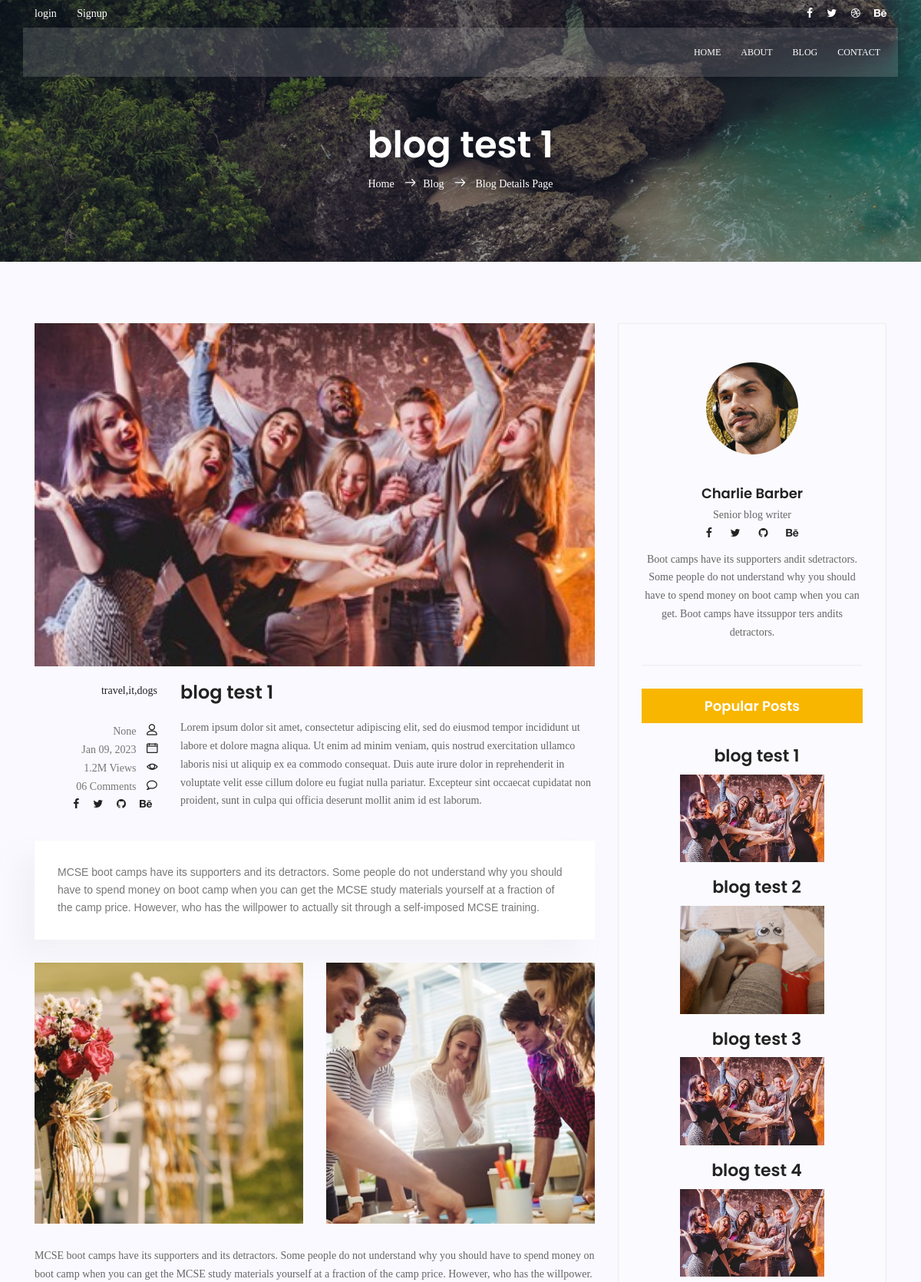
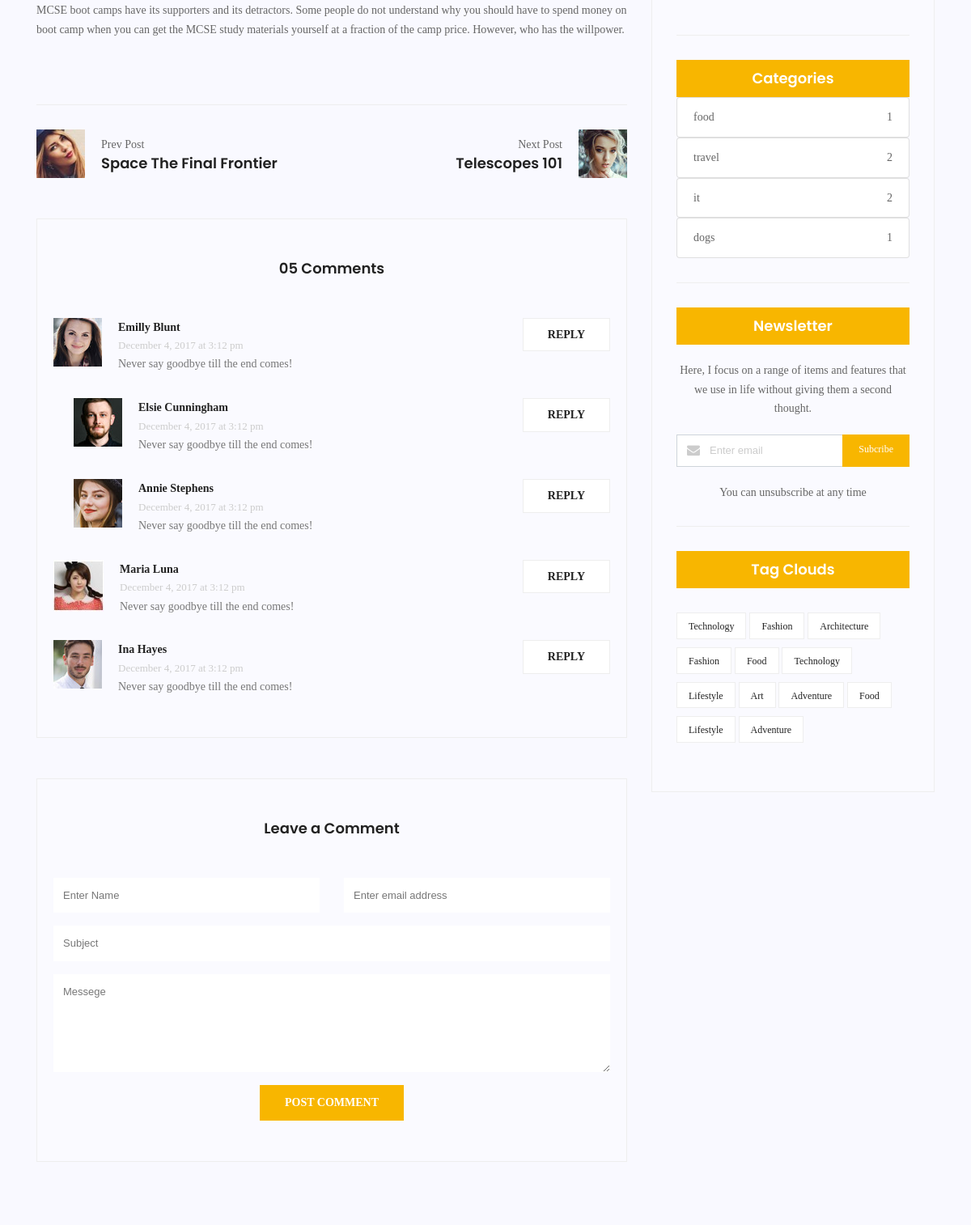
The page /blog/1 (upper part) on the database its author committed (2 pictures, top to bottom).
### Blog/models.py (models this page shows, shortened)
class Post(models.Model):
    image = models.ImageField(default='img/blog/cat-widget1.jpg')
    author = models.ForeignKey(User,on_delete=models.SET_NULL,null=True)
    title = models.CharField(max_length=255)
    content = models.TextField()
    category =models.ManyToManyField(Category)
    counted_views = models.IntegerField(default=0)
    status = models.BooleanField(default=False)
    published_date = models.DateTimeField(null=True)
    created_date = models.DateTimeField(auto_now_add=True)
    updated_date = models.DateTimeField(auto_now=True)
    class Meta:
        ordering = ['-created_date']

class Category(models.Model):
    name = models.CharField(max_length=223)
    def __str__(self) :
        return self.name

### Blog/views.py (the view)
# urls.py: path('<int:pk>',blogs_single.as_view(),name='single'),
class blogs_single(DetailView):
    model=Post
    template_name='blogs/blog-single.html'

### Blog/templatetags/blog_tag.py (called while the page is built)
@register.inclusion_tag('blogs/latest_post.html')
def last_post():
    posts=Post.objects.filter(status=1).order_by('published_date')[:4]
    return {'posts':posts}

@register.inclusion_tag('blogs/category.html')
def categore_tag():
    posts = Post.objects.filter(status=1)
    cat = Category.objects.all()
    dic = {}
    for name in cat:
        dic[name]=posts.filter(category=name).count()
    return {'categoris':dic}

### templates/blogs/blog-single.html (shortened to what this page needs)
{% extends 'base.html' %}
{% block content %}
{% load static %}
{% load blog_tag %}
<section class="relative about-banner">
	<div class="overlay overlay-bg"></div>
	<div class="container">
		<div class="row d-flex align-items-center justify-content-center">
			<div class="about-content col-lg-12">
				<h1 class="text-white">
					{{ post.title }}
				</h1>
				<p class="text-white link-nav"><a href="{% url 'mainweb:index' %}">Home </a> <span
						class="lnr lnr-arrow-right"></span><a href="{% url 'blog:blog_home' %}">Blog </a> <span
						class="lnr lnr-arrow-right"></span> <a href="{% url 'blog:single' pk=post.id %}"> Blog Details Page</a></p>
			</div>
		</div>
	</div>
</section>
<section class="post-content-area single-post-area">
	<div class="container">
		<div class="row">
			<div class="col-lg-8 posts-list">
				<div class="single-post row">
					<div class="col-lg-12">
						<div class="feature-img">
							<img class="img-fluid" src="{{ post.image.url }}" alt="">
						</div>
					</div>
					<div class="col-lg-3  col-md-3 meta-details">
						<ul class="tags">
							<li><a href="#">{{ post.category.all|join:"," }}</a></li>
						</ul>
						<div class="user-details row">
							<p class="user-name col-lg-12 col-md-12 col-6"><a href="#">{{ post.author }}</a> <span
									class="lnr lnr-user"></span></p>
							<p class="date col-lg-12 col-md-12 col-6"><a href="#">{{ post.published_date|date:"M d, Y" }}</a> <span
									class="lnr lnr-calendar-full"></span></p>
							<p class="view col-lg-12 col-md-12 col-6"><a href="#">1.2M Views</a> <span
									class="lnr lnr-eye"></span></p>
							<p class="comments col-lg-12 col-md-12 col-6"><a href="#">06 Comments</a> <span
									class="lnr lnr-bubble"></span></p>
							<ul class="social-links col-lg-12 col-md-12 col-6">
								<li><a href="#"><i class="fa fa-facebook"></i></a></li>
								<li><a href="#"><i class="fa fa-twitter"></i></a></li>
								<li><a href="#"><i class="fa fa-github"></i></a></li>
								<li><a href="#"><i class="fa fa-behance"></i></a></li>
							</ul>
						</div>
					</div>
					<div class="col-lg-9 col-md-9">
						<h3 class="mt-20 mb-20">{{ post.title }}</h3>
						<p class="excert">
						   {{ post.content }}
						</p>
					</div>
					<div class="col-lg-12">
						<div class="quotes">
							MCSE boot camps have its supporters and its detractors. Some people do not understand
							why you should have to spend money on boot camp when you can get the MCSE study
							materials yourself at a fraction of the camp price. However, who has the willpower to
							actually sit through a self-imposed MCSE training.
						</div>
						<div class="row mt-30 mb-30">
							<div class="col-6">
								<img class="img-fluid" src="{% static 'img/blog/post-img1.jpg' %}" alt="">
							</div>
							<div class="col-6">
								<img class="img-fluid" src="{% static 'img/blog/post-img2.jpg' %}" alt="">
							</div>
							<div class="col-lg-12 mt-30">
								<p>
									MCSE boot camps have its supporters and its detractors. Some people do not
									understand why you should have to spend money on boot camp when you can get the
									MCSE study materials yourself at a fraction of the camp price. However, who has
									the willpower.
								</p>
								<p>
									MCSE boot camps have its supporters and its detractors. Some people do not
									understand why you should have to spend money on boot camp when you can get the
									MCSE study materials yourself at a fraction of the camp price. However, who has
									the willpower.
								</p>
							</div>
						</div>
					</div>
				</div>
				<div class="navigation-area">
					<div class="row">
						<div
							class="col-lg-6 col-md-6 col-12 nav-left flex-row d-flex justify-content-start align-items-center">
							<div class="thumb">
								<a href="#"><img class="img-fluid" src="{% static 'img/blog/prev.jpg' %}" alt=""></a>
							</div>
							<div class="arrow">
								<a href="#"></a>
							</div>
							<div class="detials">
								<p>Prev Post</p>
								<a href="#">
									<h4>Space The Final Frontier</h4>
								</a>
							</div>
						</div>
						<div
							class="col-lg-6 col-md-6 col-12 nav-right flex-row d-flex justify-content-end align-items-center">
							<div class="detials">
								<p>Next Post</p>
								<a href="#">
									<h4>Telescopes 101</h4>
								</a>
							</div>
							<div class="arrow">
								<a href="#"></a>
							</div>
							<div class="thumb">
								<a href="#"><img class="img-fluid" src="{% static 'img/blog/next.jpg' %}" alt=""></a>
							</div>
						</div>
					</div>
				</div>
				<div class="comments-area">
					<h4>05 Comments</h4>
					<div class="comment-list">
						<div class="single-comment justify-content-between d-flex">
							<div class="user justify-content-between d-flex">
								<div class="thumb">
									<img src="{% static 'img/blog/c1.jpg' %}" alt="">
								</div>
								<div class="desc">
									<h5><a href="#">Emilly Blunt</a></h5>
									<p class="date">December 4, 2017 at 3:12 pm </p>
									<p class="comment">
										Never say goodbye till the end comes!
									</p>
								</div>
							</div>
							<div class="reply-btn">
								<a href="" class="btn-reply text-uppercase">reply</a>
							</div>
						</div>
					</div>
					<div class="comment-list left-padding">
						<div class="single-comment justify-content-between d-flex">
							<div class="user justify-content-between d-flex">
								<div class="thumb">
									<img src="{% static 'img/blog/c2.jpg' %}" alt="">
								</div>
								<div class="desc">
									<h5><a href="#">Elsie Cunningham</a></h5>
									<p class="date">December 4, 2017 at 3:12 pm </p>
									<p class="comment">
										Never say goodbye till the end comes!
									</p>
								</div>
							</div>
							<div class="reply-btn">
								<a href="" class="btn-reply text-uppercase">reply</a>
							</div>
						</div>
					</div>
					<div class="comment-list left-padding">
						<div class="single-comment justify-content-between d-flex">
							<div class="user justify-content-between d-flex">
								<div class="thumb">
									<img src="{% static 'img/blog/c3.jpg' %}" alt="">
								</div>
								<div class="desc">
									<h5><a href="#">Annie Stephens</a></h5>
									<p class="date">December 4, 2017 at 3:12 pm </p>
									<p class="comment">
										Never say goodbye till the end comes!
									</p>
								</div>
							</div>
							<div class="reply-btn">
								<a href="" class="btn-reply text-uppercase">reply</a>
							</div>
						</div>
					</div>
					<div class="comment-list">
						<div class="single-comment justify-content-between d-flex">
							<div class="user justify-content-between d-flex">
								<div class="thumb">
									<img src="{% static 'img/blog/c4.jpg' %}" alt="">
								</div>
								<div class="desc">
									<h5><a href="#">Maria Luna</a></h5>
									<p class="date">December 4, 2017 at 3:12 pm </p>
									<p class="comment">
										Never say goodbye till the end comes!
									</p>
								</div>
							</div>
							<div class="reply-btn">
								<a href="" class="btn-reply text-uppercase">reply</a>
							</div>
						</div>
					</div>
					<div class="comment-list">
						<div class="single-comment justify-content-between d-flex">
							<div class="user justify-content-between d-flex">
								<div class="thumb">
									<img src="{% static 'img/blog/c5.jpg' %}" alt="">
								</div>
								<div class="desc">
									<h5><a href="#">Ina Hayes</a></h5>
									<p class="date">December 4, 2017 at 3:12 pm </p>
									<p class="comment">
										Never say goodbye till the end comes!
									</p>
								</div>
							</div>
							<div class="reply-btn">
								<a href="" class="btn-reply text-uppercase">reply</a>
							</div>
						</div>
					</div>
				</div>
				<div class="comment-form">
					<h4>Leave a Comment</h4>
					<form>
						<div class="form-group form-inline">
							<div class="form-group col-lg-6 col-md-12 name">
								<input type="text" class="form-control" id="name" placeholder="Enter Name"
									onfocus="this.placeholder = ''" onblur="this.placeholder = 'Enter Name'">
							</div>
							<div class="form-group col-lg-6 col-md-12 email">
								<input type="email" class="form-control" id="email" placeholder="Enter email address"
									onfocus="this.placeholder = ''" onblur="this.placeholder = 'Enter email address'">
							</div>
						</div>
						<div class="form-group">
							<input type="text" class="form-control" id="subject" placeholder="Subject"
								onfocus="this.placeholder = ''" onblur="this.placeholder = 'Subject'">
						</div>
						<div class="form-group">
							<textarea class="form-control mb-10" rows="5" name="message" placeholder="Messege"
								onfocus="this.placeholder = ''" onblur="this.placeholder = 'Messege'"
								required=""></textarea>
						</div>
						<a href="#" class="primary-btn text-uppercase">Post Comment</a>
					</form>
				</div>
			</div>
			<div class="col-lg-4 sidebar-widgets">
				<div class="widget-wrap">
					<div class="single-sidebar-widget user-info-widget">
						<img src="{% static 'img/blog/user-info.png' %}" alt="">
						<a href="#">
							<h4>Charlie Barber</h4>
						</a>
						<p>
							Senior blog writer
						</p>
						<ul class="social-links">
							<li><a href="#"><i class="fa fa-facebook"></i></a></li>
							<li><a href="#"><i class="fa fa-twitter"></i></a></li>
							<li><a href="#"><i class="fa fa-github"></i></a></li>
							<li><a href="#"><i class="fa fa-behance"></i></a></li>
						</ul>
						<p>
							Boot camps have its supporters andit sdetractors. Some people do not understand why you
							should have to spend money on boot camp when you can get. Boot camps have itssuppor ters
							andits detractors.
						</p>
					</div>
					{% last_post %}
					{% categore_tag %}
					<div class="single-sidebar-widget newsletter-widget">
						<h4 class="newsletter-title">Newsletter</h4>
						<p>
							Here, I focus on a range of items and features that we use in life without
							giving them a second thought.
						</p>
						<div class="form-group d-flex flex-row">
							<div class="col-autos">
								<div class="input-group">
									<div class="input-group-prepend">
										<div class="input-group-text"><i class="fa fa-envelope" aria-hidden="true"></i>
										</div>
									</div>
									<input type="text" class="form-control" id="inlineFormInputGroup"
										placeholder="Enter email" onfocus="this.placeholder = ''"
										onblur="this.placeholder = 'Enter email'">
								</div>
							</div>
							<a href="#" class="bbtns">Subcribe</a>
						</div>
						<p class="text-bottom">
							You can unsubscribe at any time
						</p>
					</div>
					<div class="single-sidebar-widget tag-cloud-widget">
						<h4 class="tagcloud-title">Tag Clouds</h4>
						<ul>
							<li><a href="#">Technology</a></li>
							<li><a href="#">Fashion</a></li>
							<li><a href="#">Architecture</a></li>
							<li><a href="#">Fashion</a></li>
							<li><a href="#">Food</a></li>
							<li><a href="#">Technology</a></li>
							<li><a href="#">Lifestyle</a></li>
							<li><a href="#">Art</a></li>
							<li><a href="#">Adventure</a></li>
							<li><a href="#">Food</a></li>
							<li><a href="#">Lifestyle</a></li>
							<li><a href="#">Adventure</a></li>
						</ul>
					</div>
				</div>
			</div>
		</div>
	</div>
</section>
{% endblock %}

### templates/blogs/latest_post.html
{% load static %}
<div class="single-sidebar-widget popular-post-widget">
    <h4 class="popular-title">Popular Posts</h4>
    <div style="text-align: center;" class="popular-post-list">
        {% for post in posts %}
        <div class="single-post-list  flex-row align-items-center">
            <div class="details">
                <a href="{% url 'blog:single' pk=post.id %}">
                    <h6 style="font-size: 22px;">{{post.title}}</h6>
                </a>
            </div>
            <div class="thumb">
                <img class="img-fluid" src="{{post.image.url}}" alt="" style="margin-left: 50px;padding-right: 100px">
            </div>
        </div>
        {% endfor %}
    </div>
</div>

### templates/blogs/category.html
{% load static %}
<div class="single-sidebar-widget popular-post-widget">
    <h4 class="popular-title">Categories</h4>
    {% for name,count in categoris.items %}
    <ul class="list-group">
        <li class="list-group-item d-flex justify-content-between align-items-center">
           <p><a href="{% url 'blog:category' cat_name=name %}">{{name}}</a></p>
           <p>{{count}}</p>
        </li>
    </ul>
    {% endfor %}
</div>

### rows shown on the page
Post: title "blog test 1", image (picture), category.all "travel,it,dogs", author "None", published_date "Jan 09, 2023", content "Lorem ipsum dolor sit amet, consectetur adipiscing elit, sed do eiusmod tempor incididunt ut labore et dolore magna aliqua. Ut enim ad minim veniam, quis nostrud exercitation ullamco laboris nisi ut aliquip ex ea commodo consequat. Duis aute irure dolor in reprehenderit in voluptate velit esse cillum dolore eu fugiat nulla pariatur. Excepteur sint occaecat cupidatat non proident, sunt in culpa qui officia deserunt mollit anim id est laborum."
Post: title "blog test 2", image (picture)
Post: title "blog test 3", image (picture)
Post: title "blog test 4", image (picture)
Category: name "food", id "1"
Category: name "travel", id "2"
Category: name "it", count "2"
Category: name "dogs", count "1"
